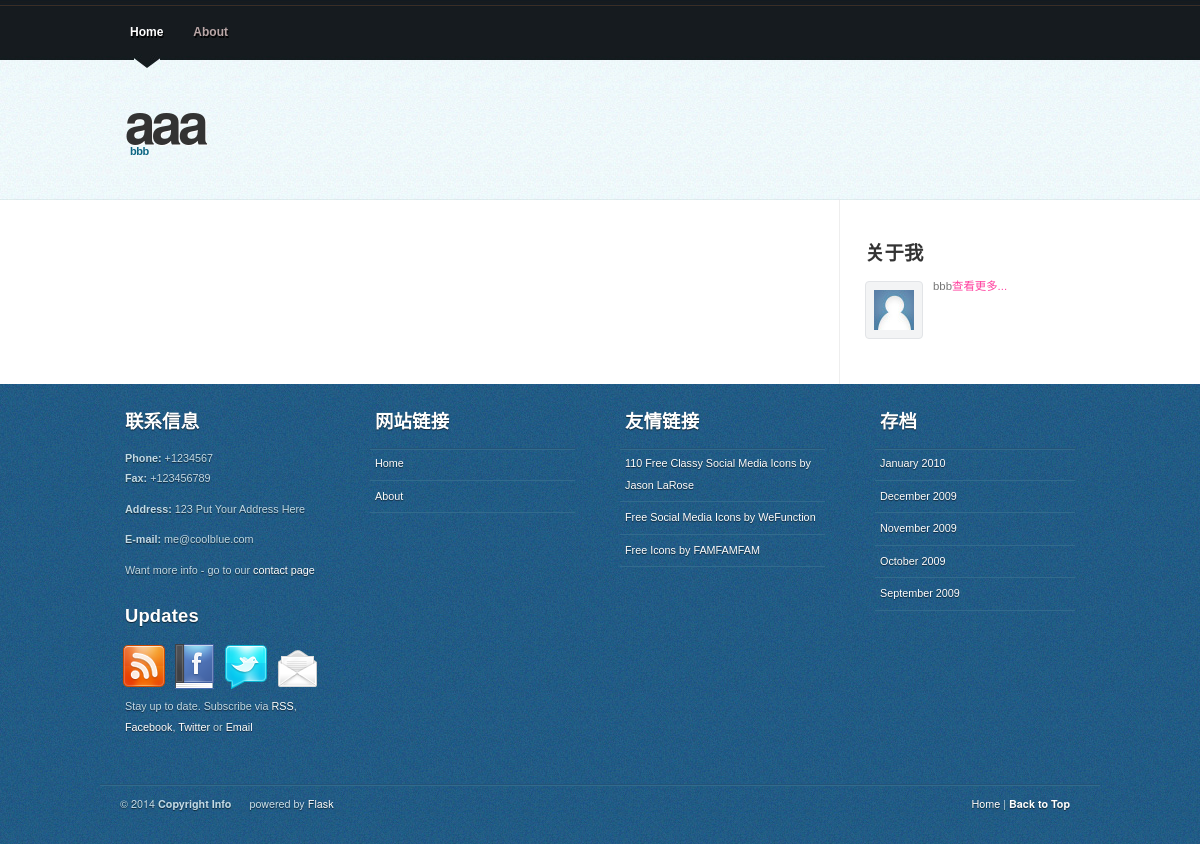
Before: / with the older database file.
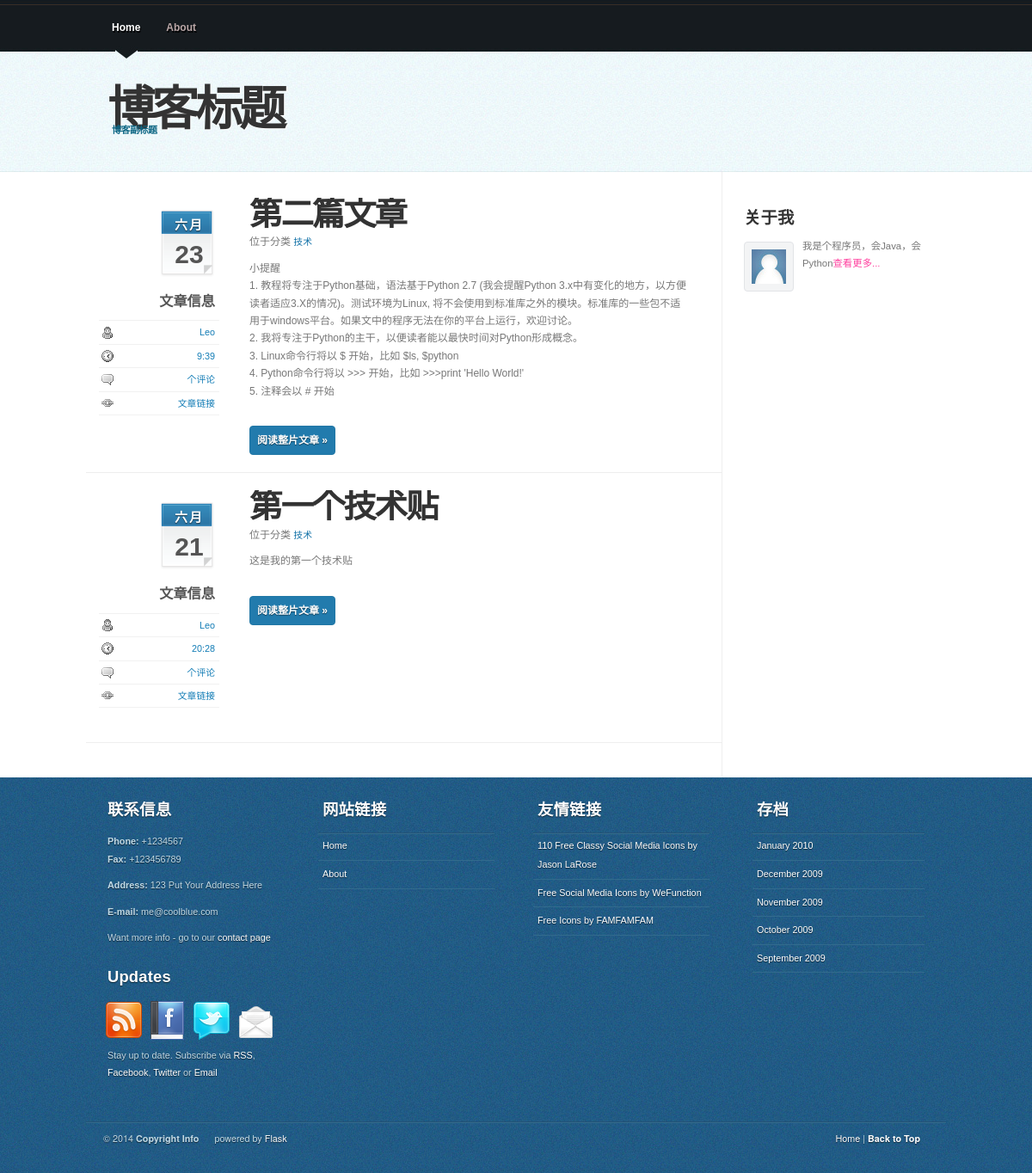
After: the same page with the newer database file.
### models.py (models this page shows, shortened)
class Setting(db.Model):
	id            = db.Column(db.Integer, primary_key=True)
	blog_title    = db.Column(db.String(120), nullable=False)
	blog_subtitle = db.Column(db.String(120))
	about_author  = db.Column(db.String(300))
	about_detail  = db.Column(db.Text)

class Article(db.Model):
	id          = db.Column(db.Integer, primary_key=True)
	title       = db.Column(db.String(50), nullable=False)
	content     = db.Column(db.Text)
	create_time = db.Column(db.DateTime, default=datetime.now)
	modify_time = db.Column(db.DateTime, default=datetime.now, \
		onupdate=datetime.now)
	category_id = db.Column(db.Integer, db.ForeignKey('category.id'))
	category    = db.relationship('Category', backref='articles')
	messages    = db.relationship('Message', backref='article')
	tags        = db.relationship('Tag', secondary=article_tags_table)
	user_id     = db.Column(db.Integer, db.ForeignKey('user.id'))
	author      = db.relationship('User')

class Category(db.Model):
	id   = db.Column(db.Integer, primary_key=True)
	name = db.Column(db.String(50), nullable=False)

class User(db.Model):
	id = db.Column(db.Integer, primary_key=True)
	name = db.Column(db.String(50), nullable=False)

### views.py (the view)
@app.route('/')
def index():
	articles = Article.query.order_by(Article.create_time.desc())
	return render_template('index.html', current='home',\
	 articles = articles, **_global_dicts())

### views.py (called while the page is built)
def _dateformat(dt):
    mon = Mons[str(dt.month)]
    return u'%s月<span>%d</span>' % (mon, dt.day)

def _timeformat(dt):
    return u'%d:%d' % (dt.hour, dt.minute)

def _global_dicts():
	'''
	全局变量
	'''
	setting = Setting.query.get(1)
	dicts = {
		'blog':setting
	}
	return dicts

### templates/index.html
{% extends 'common.html' %}
{% block main %}
{% for article in articles %}
<div class="post">
  <div class="right">
    <h2>
      <a href="#">{{ article.title }}</a>
    </h2>
    <p class="post-info">
      位于分类 <a href="#">{{ article.category.name }}</a>
    </p>
    <p>
    {{ article.content|safe }}
    </p>
    <p>
      <a class="more" href="/blog/{{ article.id }}">阅读整片文章 &raquo;</a>
    </p>
  </div>
  <div class="left">
    <p class="dateinfo">
      {{ article.create_time|dateformat|safe }}
    </p>
    <div class="post-meta">
      <h4>文章信息</h4>
      <ul>
        <li class="user">{{ article.author.name }}</li>
        <li class="time">{{ article.create_time|timeformat|safe }}</li>
        <li class="comment"><a href="#">{{ article.messages.length }}个评论</a></li>
        <li class="permalink"><a href="/blog/{{ article.id }}">文章链接</a></li>
      </ul>
    </div>
  </div>
</div>
{% endfor %}
{% endblock %}

### templates/common.html
{% extends 'base.html' %}
{% macro focus(type, current) -%}
	{% if type == current %}
		id="current"
	{% endif %}
{%- endmacro %}
{% block header %}
<h1 id="logo-text">
<a href="/">{{blog.blog_title}}</a>
</h1>
<p id="slogan">{{blog.blog_subtitle}}</p>
<div id="nav">
	<ul>
		<li {{ focus('home', current) }}><a href="/">Home</a></li>
		<li {{ focus('about', current) }}><a href="/about">About</a></li>
	</ul>
</div>
{% endblock %}
{% block sidebar %}
<div class="about-me">
  <h3>关于我</h3>
  <p>
    <a href="#"><img src="/static/images/gravatar.jpg" width="40"
      height="40" alt="" class="float-left" /></a>{{ blog.about_author }}<a href="/about">查看更多...</a>
  </p>
</div>
{% endblock %}
{% block sitelinks %}
<li><a href="/">Home</a></li>
<li><a href="/about">About</a></li>
{% endblock %}

### templates/base.html (shortened to what this page needs)
<!DOCTYPE html PUBLIC "-//W3C//DTD XHTML 1.0 Strict//EN" "http://www.w3.org/TR/xhtml1/DTD/xhtml1-strict.dtd">
<html xmlns="http://www.w3.org/1999/xhtml" xml:lang="en" lang="en">
<head>
<link rel="stylesheet" type="text/css" media="screen"
  href="/static/css/screen.css" />
</head>
<body>
  <div id="header-wrap">
    <div id="header">
      {% block header %}{% endblock %}
    </div>
  </div>
  <div id="content-wrap" class="clear">
    <div id="content">
      {% block content %}
      <div id="main">
        {% block main %}{% endblock %}
      </div>
      <div id="sidebar">
        {% block sidebar %}{% endblock %}
      </div>
      {% endblock %}
    </div>
  </div>
  <div id="footer-outer" class="clear">
    <div id="footer-wrap">
      <div class="col-a">
        <h3>联系信息</h3>
        {% block contactinfo %}
        <p>
          <strong>Phone: </strong>+1234567<br /> <strong>Fax: </strong>+123456789
        </p>
        <p>
          <strong>Address: </strong>123 Put Your Address Here
        </p>
        <p>
          <strong>E-mail: </strong>me@coolblue.com
        </p>
        <p>
          Want more info - go to our <a href="#">contact page</a>
        </p>
        <h3>Updates</h3>
        <ul class="subscribe-stuff">
          <li><a href="#"> <img alt=""
              src="/static/images/social_rss.png" /></a></li>
          <li><a href="#"> <img alt=""
              src="/static/images/social_facebook.png" /></a></li>
          <li><a href="#"> <img alt=""
              src="/static/images/social_twitter.png" /></a></li>
          <li><a href="#"> <img alt=""
              src="/static/images/social_email.png" /></a></li>
        </ul>
        <p>
          Stay up to date. Subscribe via <a href="#">RSS</a>, <a href="#">Facebook</a>,
          <a href="#">Twitter</a> or <a href="#">Email</a>
        </p>
        {% endblock %}
      </div>
      <div class="col-a">
        <h3>网站链接</h3>
        <div class="footer-list">
          <ul>
            {% block sitelinks %}{% endblock %}
          </ul>
        </div>
      </div>
      <div class="col-a">
        <h3>友情链接</h3>
        <div class="footer-list">
          <ul>
            {% block friends %}
            <li><a href="#"> 110 Free Classy Social Media Icons by
                Jason LaRose </a></li>
            <li><a href="#"> Free Social Media Icons by WeFunction </a></li>
            <li><a href="#"> Free Icons by FAMFAMFAM </a></li>
            {% endblock %}
          </ul>
        </div>
      </div>
      <div class="col-b">
        <h3>存档</h3>
        <div class="footer-list">
          <ul>
            {% block archives %}
            <li><a href="#">January 2010</a></li>
            <li><a href="#">December 2009</a></li>
            <li><a href="#">November 2009</a></li>
            <li><a href="#">October 2009</a></li>
            <li><a href="#">September 2009</a></li>
            {% endblock %}
          </ul>
        </div>
      </div>
    </div>
  </div>
  <div id="footer-bottom">
    {% block footer %}
    <p class="bottom-left">
      &copy; 2014 <strong>Copyright Info</strong>&nbsp; &nbsp; &nbsp; powered by <a
        href="http://flask.pocoo.org">Flask</a>
    </p>
    {% endblock %}
    <p class="bottom-right">
      <a href="/">Home</a> | <strong><a href="#top">Back to Top</a></strong>
    </p>
  </div>
</body>
</html>

### static/css/enhancements.css (style rules this page uses)
a:link.more, a:visited.more { -moz-border-radius: 4px; -webkit-border-radius: 4px; border-radius: 4px; text-shadow: 0 1px 1px rgba(0, 0, 0, 0.5); }
img { -moz-border-radius: 4px; -webkit-border-radius: 4px; border-radius: 4px; }
#header h1#logo-text a { text-shadow: 1px 1px 0 #fff; }
#header #nav ul, #header p#rss a { text-shadow: 1px 2px 0 rgba(0,0,0,0.9); }
#footer-outer, #footer-bottom { text-shadow: 0 1px 1px rgba(0, 0, 0, 0.6); }
.left p.dateinfo { text-shadow: 0 1px 1px rgba(0, 0, 0, 0.6); }
.left p.dateinfo span { text-shadow: none; }

Changed rows visible on the page:
changed Setting: blog_title "aaa" → "博客标题"; blog_subtitle "bbb" → "博客副标题"; about_author "bbb" → "我是个程序员，会Java，会Python"
added Article: title "第二篇文章", category.name "技术", content "小提醒 1. 教程将专注于Python基础，语法基于Python 2.7 (我会提醒Python 3.x中有变化的地方，以方便读者适应3.X的情况)。测试环境为Linux, 将不会使用到标准库之外的模块。标准库的一些包不适用于windows平台。如果文中的程序无法在你的平台上运行，欢迎讨论。 2. 我将专注于Python的主干，以便读者能以最快时间对Python形成概念。 3. Linux命令行将以 $ 开始，比如 $ls, $python 4. Python命令行将以 >>> 开始，比如 >>>print 'Hello World!' 5. 注释会以 # 开始", create_time "六月 23", author.name "Leo", create_time "9:39"
added Article: title "第一个技术贴", category.name "技术", content "这是我的第一个技术贴", create_time "六月 21", author.name "Leo", create_time "20:28"
